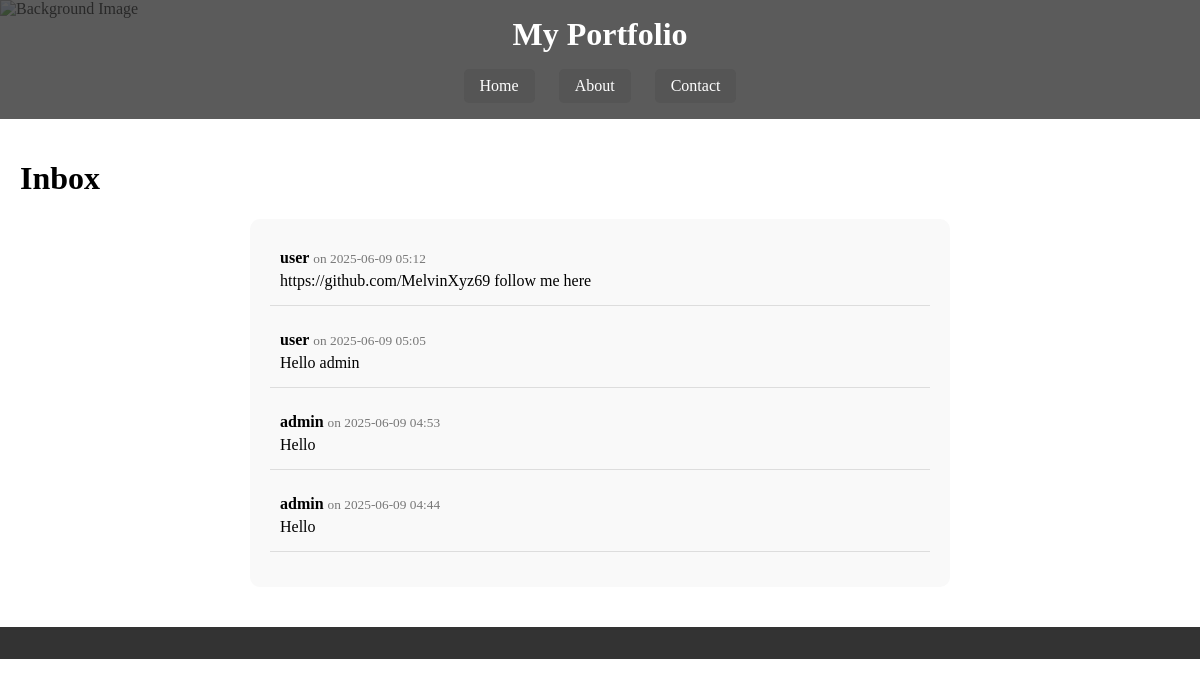
/contact/admin_inbox/ (signed in), run on the app's committed database.
### contact/models.py (models this page shows, shortened)
class Message(models.Model):
    user = models.ForeignKey(User, on_delete=models.CASCADE)
    content = models.TextField()
    timestamp = models.DateTimeField(auto_now_add=True)

### contact/views.py (the view)
# urls.py: path('admin_inbox/', views.admin_inbox, name='admin_inbox'),  # <-- changed from 'inbox/'
@user_passes_test(lambda u: u.is_superuser)
def admin_inbox(request):
    messages_list = Message.objects.all().order_by('-timestamp')
    return render(request, 'contact/admin_inbox.html', {'messages': messages_list})

### contact/templates/contact/admin_inbox.html
{% extends "portfolio/home.html" %}
{% load static %}
{% block content %}
<h1>Inbox</h1>
<div style="max-width: 700px; margin: 20px auto;">
    {% if messages %}
        <div style="background: #f9f9f9; padding: 20px; border-radius: 10px;">
            {% for message in messages %}
                <div style="margin-bottom: 15px; padding: 10px; border-bottom: 1px solid #ddd;">
                    <strong>{{ message.user.username }}</strong>
                    <small style="color: #777;">on {{ message.timestamp|date:"Y-m-d H:i" }}</small>
                    <p style="margin: 5px 0;">{{ message.content }}</p>
                </div>
            {% endfor %}
        </div>
    {% else %}
        <p>No messages yet.</p>
    {% endif %}
</div>
{% endblock %}

### portfolio/templates/portfolio/home.html (shortened to what this page needs)
{% load static %}
<!DOCTYPE html>
<html>
<head>
    <link rel="stylesheet" href="{% static 'portfolio/style.css' %}">
    <link rel="stylesheet" href="{% static 'portfolio/chat.css' %}">
</head>
<body>
    <header>
        <div class="container">
            <h1>My Portfolio</h1>
            <nav>
                <a href="{% url 'home' %}">Home</a>
                <a href="#">About</a>
                <a href="{% url 'contact' %}">Contact</a>
            </nav>
        </div>
    </header>
    <main>
        {% block content %}{% endblock %}
    </main>
    <footer>
    </footer>
</body>
</html>

### portfolio/static/portfolio/style.css (style rules this page uses)
body { background-size: cover; background-repeat: no-repeat; background-position: center center; height: 100vh; margin: 0; }
header { background-color: rgba(51, 51, 51, 0.8); color: white; padding: 1rem 0; }
.container { max-width: 960px; margin: 0 auto; padding: 0 20px; }
header h1 { margin: 0; text-align: center; }
nav { text-align: center; margin-top: 1rem; }
nav a { display: inline-block; margin: 0 10px; text-decoration: none; color: white; padding: 0.5rem 1rem; border-radius: 5px; background-color: #555; transition: background-color 0.3s; }
main { padding: 20px; }
footer { background-color: #333; color: white; text-align: center; padding: 1rem 0; }

### data on the page
Message: user.username "user", timestamp "2025-06-09 05:12", content "https://github.com/MelvinXyz69 follow me here"
Message: user.username "user", timestamp "2025-06-09 05:05", content "Hello admin"
Message: user.username "admin", timestamp "2025-06-09 04:53", content "Hello"
Message: user.username "admin", timestamp "2025-06-09 04:44", content "Hello"
